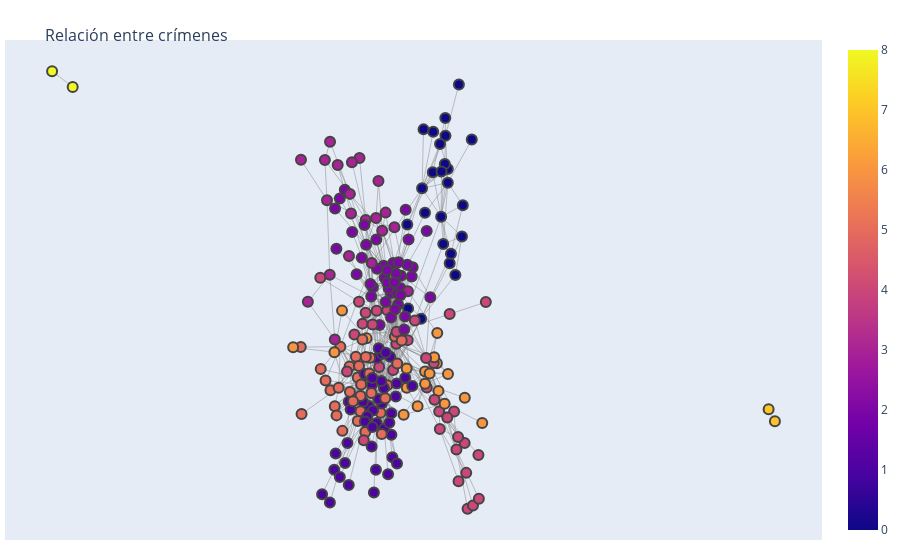

Notebook source saved alongside this figure:
### Code cell
graph = nx.from_pandas_edgelist(edges_result, source = 'source', target = 'target', edge_attr = 'similarity')

pos_ = nx.spring_layout(graph)
edge_x = []
edge_y = []

for edge in graph.edges():
    
    if graph.edges()[edge]['similarity'] > 0:
        char_1 = edge[0]
        char_2 = edge[1]
        x0, y0 = pos_[char_1]
        x1, y1 = pos_[char_2]
        edge_x.append(x0)
        edge_x.append(x1)
        edge_x.append(None)
        edge_y.append(y0)
        edge_y.append(y1)
        edge_y.append(None)
        
edge_trace = go.Scatter(
    x=edge_x, y=edge_y,
    line=dict(width=0.5, color='#888'),
    hoverinfo='none',
    mode='lines')

node_x = []
node_y = []
community = []
crime_label = []
for node in graph.nodes():
    x, y = pos_[node]
    node_x.append(x)
    node_y.append(y)
    community.append(*nodes_result.loc[nodes_result.Id == node, 'community'].values)
    com = nodes_result.loc[nodes_result.Id == node, 'topic'].values[0]
    label = f'''{node}: {com}'''
    crime_label.append(label)

node_trace = go.Scatter(
    x= node_x, y= node_y,
    mode='markers',
    hoverinfo='text',
    marker=dict(
        showscale = True,
        color=community,
        size=10,
        line_width=2),
    text = crime_label)

fig = go.Figure(data=[edge_trace, node_trace],
             layout=go.Layout(
                title='<br>Relación entre crímenes <br>',
                titlefont_size=16,
                showlegend=False,
                hovermode='closest',
                margin=dict(b=20,l=5,r=5,t=40),
                xaxis=dict(showgrid=False, zeroline=False, showticklabels=False),
                yaxis=dict(showgrid=False, zeroline=False, showticklabels=False))
                )

fig.show()

### Figure 1 — Plotly figure (JSON) as saved in the notebook; plotly's stock layout.template omitted (floating-point values rounded to 4 significant figures; data arrays with more than 128 entries replaced by an {"elided": "..."} marker saying what was removed)
{"data": [{"hoverinfo": "none", "line": {"color": "#888", "width": 0.5}, "mode": "lines", "type": "scatter", "x": {"elided": "2175 float values"}, "y": {"elided": "2175 float values"}}, {"hoverinfo": "text", "marker": {"color": {"elided": "223 int values"}, "line": {"width": 2}, "showscale": true, "size": 10}, "mode": "markers", "text": {"elided": "223 str values"}, "type": "scatter", "x": {"elided": "223 float values"}, "y": {"elided": "223 float values"}}], "layout": {"hovermode": "closest", "margin": {"b": 20, "l": 5, "r": 5, "t": 40}, "showlegend": false, "title": {"font": {"size": 16}, "text": "<br>Relación entre crímenes <br>"}, "xaxis": {"showgrid": false, "showticklabels": false, "zeroline": false}, "yaxis": {"showgrid": false, "showticklabels": false, "zeroline": false}}}
